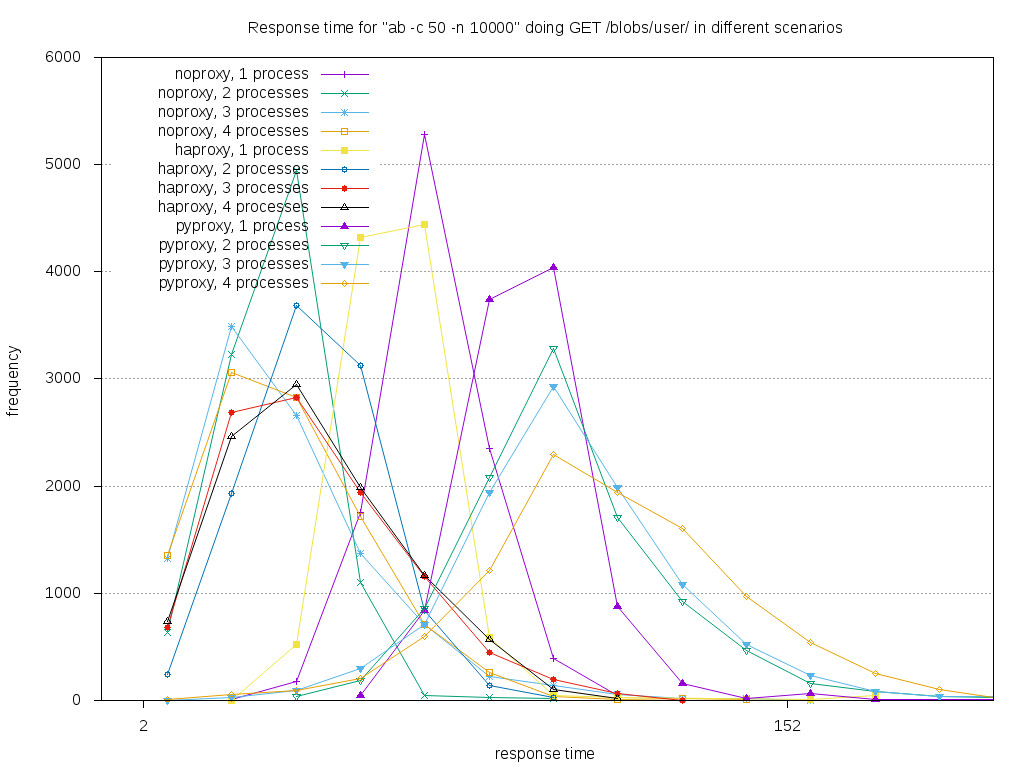

Write gnuplot code to recreate this figure.
#!/usr/bin/gnuplot

# Let's output to a jpeg file
set terminal jpeg size 1024,768
# This sets the aspect ratio of the graph
set size 1, 1
# The file we'll write to
set output "all-freq.jpg"
# The graph title
set title "Response time for \"ab -c 50 -n 10000\" doing GET /blobs/user/ in different scenarios"
# Where to place the legend/key
set key left top
# Draw gridlines oriented on the y axis
set grid y
# Specify that the x-series data is time data
#set xdata time
# Specify the *input* format of the time data
#set timefmt "%s"
# Specify the *output* format for the x-axis tick labels
#set format x "%S"
# Label the x-axis
set xlabel 'response time'
# Label the y-axis
set ylabel "frequency"
# Tell gnuplot to use tabs as the delimiter instead of spaces (default)
set datafile separator '\t'
# Plot the data
#set offsets 1, 1, 2, 2
#set xrange [1516827928:1516827960]
#set yrange [0:800]

n=50 #number of intervals
max=752. #max value
min=2. #min value
width=(max-min)/n #interval width
#function used to map a value to the intervals
hist(x)=width*floor(x/width)+width/2.0
set xrange [min:200]
set yrange [0:]
set offset graph 0.05,0.05,0.05,0.0
set xtics min,(max-min)/5,max
#set boxwidth width*0.9
set style fill empty #0.5 #fillstyle
set tics out nomirror

plot "noproxy-1.tsv" every ::2 using (hist($5)):(1) title 'noproxy, 1 process' smooth frequency with linespoints, \
  "noproxy-2.tsv" every ::2 using (hist($5)):(1) title 'noproxy, 2 processes' smooth frequency with linespoints, \
  "noproxy-3.tsv" every ::2 using(hist($5)):(1) title 'noproxy, 3 processes' smooth frequency with linespoints, \
  "noproxy-4.tsv" every ::2 using(hist($5)):(1) title 'noproxy, 4 processes' smooth frequency with linespoints, \
  "haproxy-1.tsv" every ::2 using(hist($5)):(1) title 'haproxy, 1 process' smooth frequency with linespoints, \
  "haproxy-2.tsv" every ::2 using(hist($5)):(1) title 'haproxy, 2 processes' smooth frequency with linespoints, \
  "haproxy-3.tsv" every ::2 using(hist($5)):(1) title 'haproxy, 3 processes' smooth frequency with linespoints, \
  "haproxy-4.tsv" every ::2 using(hist($5)):(1) title 'haproxy, 4 processes' smooth frequency with linespoints, \
  "pyproxy-1.tsv" every ::2 using(hist($5)):(1) title 'pyproxy, 1 process' smooth frequency with linespoints, \
  "pyproxy-2.tsv" every ::2 using(hist($5)):(1) title 'pyproxy, 2 processes' smooth frequency with linespoints, \
  "pyproxy-3.tsv" every ::2 using(hist($5)):(1) title 'pyproxy, 3 processes' smooth frequency with linespoints, \
  "pyproxy-4.tsv" every ::2 using(hist($5)):(1) title 'pyproxy, 4 processes' smooth frequency with linespoints
